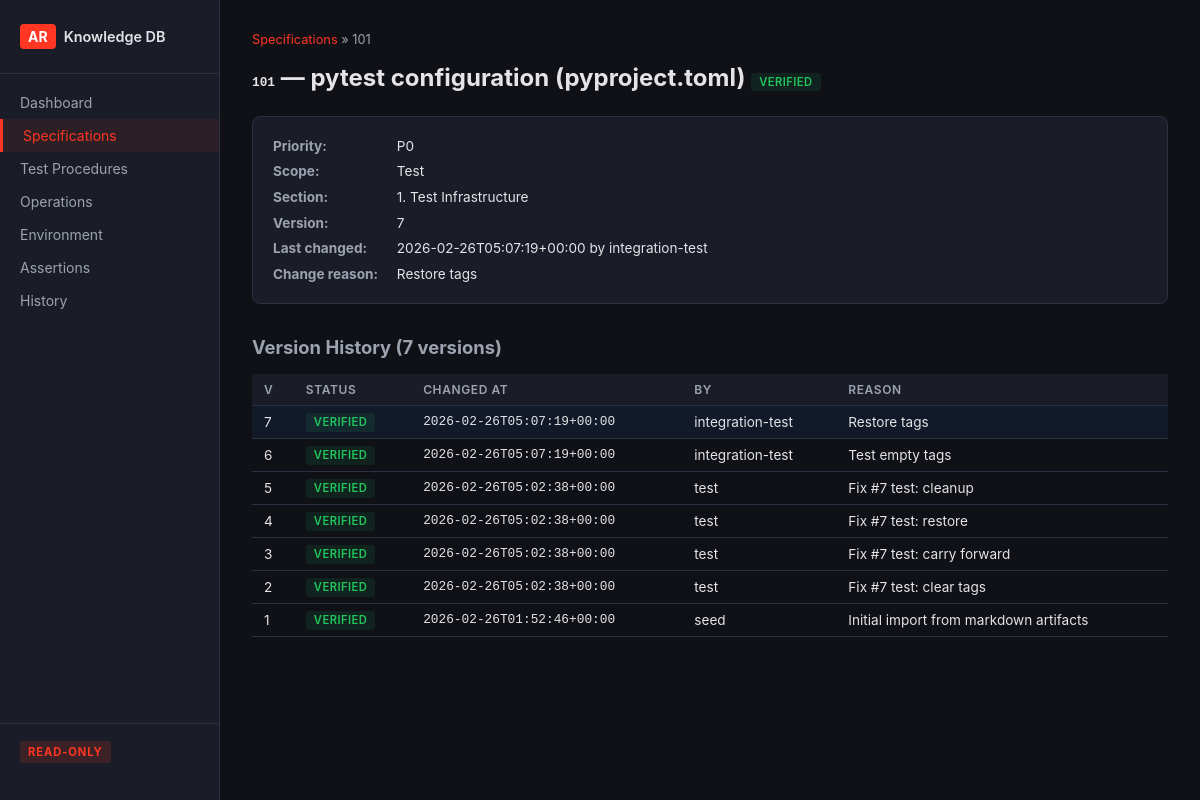
The app's page /specs/101 with its own data.
### tables this page shows
CREATE TABLE specifications (
    rowid INTEGER PRIMARY KEY AUTOINCREMENT,
    id TEXT NOT NULL,
    version INTEGER NOT NULL,
    title TEXT NOT NULL,
    description TEXT,
    priority TEXT,
    scope TEXT,
    section TEXT,
    handle TEXT,
    tags TEXT,
    status TEXT NOT NULL,
    assertions TEXT,
    changed_by TEXT NOT NULL,
    changed_at TEXT NOT NULL,
    change_reason TEXT NOT NULL,
    UNIQUE(id, version)
);

### app.py (the view)
@app.get("/specs/{spec_id:path}", response_class=HTMLResponse)
async def spec_detail(request: Request, spec_id: str):
    spec = db.get_spec(spec_id)
    if not spec:
        return HTMLResponse("<h1>Spec not found</h1>", status_code=404)
    history = db.get_spec_history(spec_id)
    children = db.list_direct_children(spec_id)
    assertion_run = db.get_latest_assertion_run(spec_id)
    parent_id = get_parent_id(spec_id)
    parent = db.get_spec(parent_id) if parent_id else None
    return templates.TemplateResponse("spec_detail.html", {
        "request": request,
        "spec": spec,
        "history": history,
        "children": children,
        "assertion_run": assertion_run,
        "parent": parent,
    })

### templates/spec_detail.html (shortened to what this page needs)
{% extends "base.html" %}
{% block content %}
<div class="breadcrumbs">
    <a href="/specs">Specifications</a>
    &raquo; {{ spec.id }}
</div>
<h1>
    <span class="mono">{{ spec.id }}</span> — {{ spec.title }}
    <span class="status-badge {{ status_class(spec.status) }}">{{ spec.status }}</span>
</h1>
<div class="detail-grid">
    <div class="detail-row"><strong>Priority:</strong> {{ spec.priority or '—' }}</div>
    <div class="detail-row"><strong>Scope:</strong> {{ spec.scope or '—' }}</div>
    <div class="detail-row"><strong>Section:</strong> {{ spec.section or '—' }}</div>
    <div class="detail-row"><strong>Version:</strong> {{ spec.version }}</div>
    <div class="detail-row"><strong>Last changed:</strong> {{ spec.changed_at }} by {{ spec.changed_by }}</div>
    <div class="detail-row"><strong>Change reason:</strong> {{ spec.change_reason }}</div>
</div>
<h2>Version History ({{ history|length }} versions)</h2>
<table>
    <thead>
        <tr><th>v</th><th>Status</th><th>Changed at</th><th>By</th><th>Reason</th></tr>
    </thead>
    <tbody>
        {% for h in history %}
        <tr {% if h.version == spec.version %}class="current-version"{% endif %}>
            <td>{{ h.version }}</td>
            <td><span class="status-badge {{ status_class(h.status) }}">{{ h.status }}</span></td>
            <td class="mono">{{ h.changed_at }}</td>
            <td>{{ h.changed_by }}</td>
            <td>{{ h.change_reason }}</td>
        </tr>
        {% endfor %}
    </tbody>
</table>
{% endblock %}

### static/style.css (style rules this page uses)
:root { --brand: #ff3621; --brand-dark: #cc2b1a; --bg: #0f1117; --bg-card: #1a1d27; --bg-surface: #22252f; --text: #e4e4e7; --text-muted: #9ca3af; --border: #2d3040; --pass: #22c55e; --fail: #ef4444; --verified: #22c55e; --implemented: #3b82f6; --specified: #f59e0b; --retired: #6b7280; --mono: 'Consolas', 'SF Mono', 'Monaco', monospace; }
* { box-sizing: border-box; margin: 0; padding: 0; }
body { font-family: -apple-system, BlinkMacSystemFont, 'Segoe UI', sans-serif; background: var(--bg); color: var(--text); display: flex; min-height: 100vh; }
h1 { font-size: 1.5rem; margin-bottom: 1.5rem; }
h2 { font-size: 1.15rem; margin: 2rem 0 1rem; color: var(--text-muted); }
table { width: 100%; border-collapse: collapse; font-size: 0.85rem; }
th, td { padding: 0.5rem 0.75rem; text-align: left; border-bottom: 1px solid var(--border); }
th { color: var(--text-muted); font-weight: 600; font-size: 0.75rem; text-transform: uppercase; letter-spacing: 0.05em; background: var(--bg-card); position: sticky; top: 0; }
tr.current-version { background: rgba(59, 130, 246, 0.08); }
a { color: var(--brand); text-decoration: none; }
.status-badge { font-size: 0.7rem; font-weight: 600; padding: 0.15rem 0.5rem; border-radius: 3px; text-transform: uppercase; letter-spacing: 0.04em; }
.status-verified { color: var(--verified); background: rgba(34, 197, 94, 0.1); }
.mono { font-family: var(--mono); font-size: 0.8rem; }
.breadcrumbs { font-size: 0.8rem; color: var(--text-muted); margin-bottom: 1rem; }
.detail-grid { background: var(--bg-card); border: 1px solid var(--border); border-radius: 8px; padding: 1rem 1.25rem; margin-bottom: 1.5rem; }
.detail-row { padding: 0.3rem 0; font-size: 0.85rem; }
.detail-row strong { color: var(--text-muted); min-width: 120px; display: inline-block; }

### records on screen
specifications: id "101", title "pytest configuration (pyproject.toml)", status "VERIFIED", priority "P0", scope "Test", section "1. Test Infrastructure", version "7", changed_at "2026-02-26T05:07:19+00:00", changed_by "integration-test", change_reason "Restore tags"
specifications: version "6", status "VERIFIED", changed_at "2026-02-26T05:07:19+00:00", changed_by "integration-test", change_reason "Test empty tags"
specifications: version "5", status "VERIFIED", changed_at "2026-02-26T05:02:38+00:00", changed_by "test", change_reason "Fix #7 test: cleanup"
specifications: version "4", status "VERIFIED", changed_at "2026-02-26T05:02:38+00:00", changed_by "test", change_reason "Fix #7 test: restore"
specifications: version "3", status "VERIFIED", changed_at "2026-02-26T05:02:38+00:00", changed_by "test", change_reason "Fix #7 test: carry forward"
specifications: version "2", status "VERIFIED", changed_at "2026-02-26T05:02:38+00:00", changed_by "test", change_reason "Fix #7 test: clear tags"
specifications: version "1", status "VERIFIED", changed_at "2026-02-26T01:52:46+00:00", changed_by "seed", change_reason "Initial import from markdown artifacts"

### other values on screen
{{ history|length }} "7"
